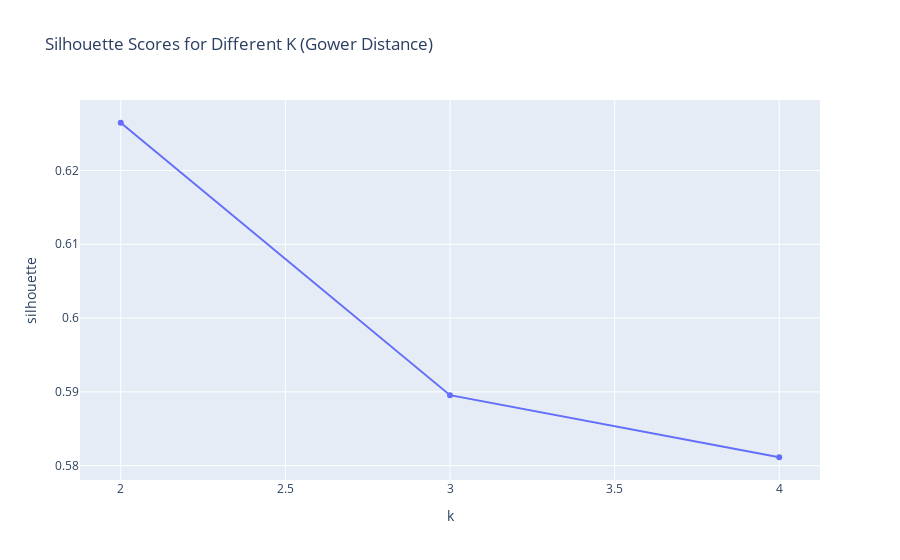

The cell this chart's notebook holds for it:
### Code cell
px.line(
    sil_df,
    x="k",
    y="silhouette", 
    markers=True,
    title="Silhouette Scores for Different K (Gower Distance)"
)

### Figure 1 — Plotly figure (JSON) as saved in the notebook; plotly's stock layout.template omitted (floating-point values rounded to 4 significant figures)
{"data": [{"hovertemplate": "k=%{x}<br>silhouette=%{y}<extra></extra>", "legendgroup": "", "line": {"color": "#636efa", "dash": "solid"}, "marker": {"symbol": "circle"}, "mode": "lines+markers", "name": "", "orientation": "v", "showlegend": false, "type": "scatter", "x": [2, 3, 4], "xaxis": "x", "y": [0.6265, 0.5896, 0.5811], "yaxis": "y"}], "layout": {"legend": {"tracegroupgap": 0}, "title": {"text": "Silhouette Scores for Different K (Gower Distance)"}, "xaxis": {"anchor": "y", "domain": [0, 1], "title": {"text": "k"}}, "yaxis": {"anchor": "x", "domain": [0, 1], "title": {"text": "silhouette"}}}}
